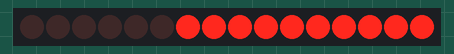
A program run on a simulated Raspberry Pi (header pin numbers). Parts: 16 shift-register outputs drawn as a row of LEDs (first output left, lit = HIGH). What the program prints to the terminal is not drawn.

Above: at 0.2 s.
At 2.2 s:
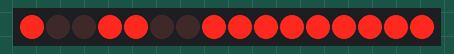
At 4.2 s:
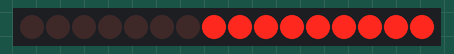
At 8.7 s:
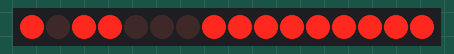
At 13.2 s:
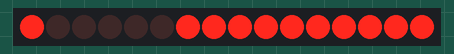
At 17.7 s:
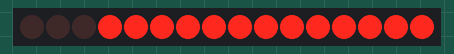
Timing chart, 0 to 18.2 s (numbered marks = the images above):
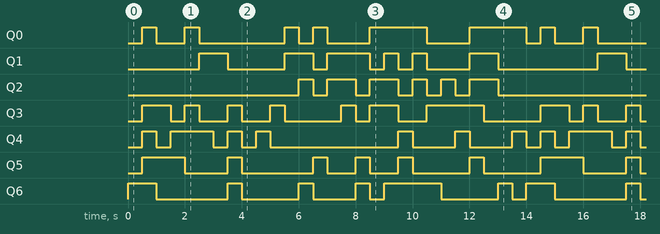

The program:

sevensegmentdisplay.py
```python
import RPi.GPIO as GPIO
import time
GPIO.setwarnings(False)

LSBFIRST = 1
MSBFIRST = 2
# define the pins for 74HC595
dataPin   = 15      # DS Pin of 74HC595(Pin14)
latchPin  = 13      # ST_CP Pin of 74HC595(Pin12)
clockPin = 11       # CH_CP Pin of 74HC595(Pin11)
# SevenSegmentDisplay display the character "0"- "F" successively
num = [0xffc0, 0xfff9,0xffa8,0xffb0,0xff99,0xff92, 0xff82,0xfff8, 0xff80,0xff90,0xff88,0xff83,0xffc6,0xffa1,0xff86,0xff8e,0xffe2,0xff8d,0xffcf,0xfff1,0xffc7,0xffc8,0xff8c,0xff98,0xffaf,0xff87,0xffc1,0xff91]

thisdict = {
  0: 0xffc0,
  1: 0xfff9,
  2: 0xffa8,
  3: 0xffb0,
  4: 0xff99,
  5: 0xff92,
  6: 0xff82,
  7: 0xfff8,
  8: 0xff80,
  9: 0xff90,
  "a": 0xff88,
  "b": 0xff83,
  "c": 0xffc6,
  "d": 0xffa1,
  "e": 0xff86,
  "f": 0xff8e,
  "g": 0xffe2,
  "h": 0xff8d,
  "i": 0xffcf,
  "j": 0xfff1,
  "l": 0xffc7,
  "n": 0xffc8,
  "p": 0xff8c,
  "q": 0xff98,
  "r": 0xffaf,
  "t": 0xff87,
  "U": 0xffc1,
  "y": 0xff91,
}

def setup():
    GPIO.setmode(GPIO.BOARD)   # use PHYSICAL GPIO Numbering
    GPIO.setup(dataPin, GPIO.OUT)
    GPIO.setup(latchPin, GPIO.OUT)
    GPIO.setup(clockPin, GPIO.OUT)

def shiftOut(dPin,cPin,order,val):
    for i in range(0,16):
        GPIO.output(cPin,GPIO.LOW);
        if(order == LSBFIRST):
            GPIO.output(dPin,(0x01&(val>>i)==0x01) and GPIO.HIGH or GPIO.LOW)
        elif(order == MSBFIRST):
            GPIO.output(dPin,(0x8000&(val<<i)==0x8000) and GPIO.HIGH or GPIO.LOW)
        GPIO.output(cPin,GPIO.HIGH);

def loop():
    while True:
        for i in range(0,len(num)):
            GPIO.output(latchPin,GPIO.LOW)
            shiftOut(dataPin,clockPin,MSBFIRST,num[i])  # Send serial data to 74HC595
            GPIO.output(latchPin,GPIO.HIGH)
            time.sleep(0.5)

def destroy():
    GPIO.cleanup()

if __name__ == '__main__': # Program entrance
    print ('Program is starting...' )
    setup()
    try:
        loop()
    except KeyboardInterrupt:  # Press ctrl-c to end the program.
        destroy()  
```

Measured:
- by itself, Q2: repeats every 14.0 s: 2 × (LOW 0.50 s, HIGH 1.0 s), 2 × (LOW 0.50 s, HIGH 0.50 s), LOW 0.50 s, HIGH 1.0 s, LOW 7.0 s, HIGH 0.50 s
- by itself, Q5: repeats every 14.0 s: LOW 1.5 s, HIGH 0.50 s, LOW 2.5 s, 2 × (HIGH 0.50 s, LOW 1.0 s), 2 × (HIGH 0.50 s, LOW 2.0 s), HIGH 1.5 s
- by itself, Q1: repeats every 14.0 s: LOW 2.0 s, HIGH 1.0 s, LOW 0.50 s, HIGH 1.5 s, 2 × (LOW 0.50 s, HIGH 0.50 s), LOW 1.5 s, HIGH 1.0 s, LOW 3.5 s, HIGH 1.0 s
- by itself, Q0: repeats every 14.0 s: LOW 1.0 s, HIGH 0.50 s, LOW 3.0 s, HIGH 0.50 s, LOW 0.50 s, HIGH 0.50 s, 2 × (LOW 1.5 s, HIGH 2.0 s), LOW 0.50 s, HIGH 0.50 s
